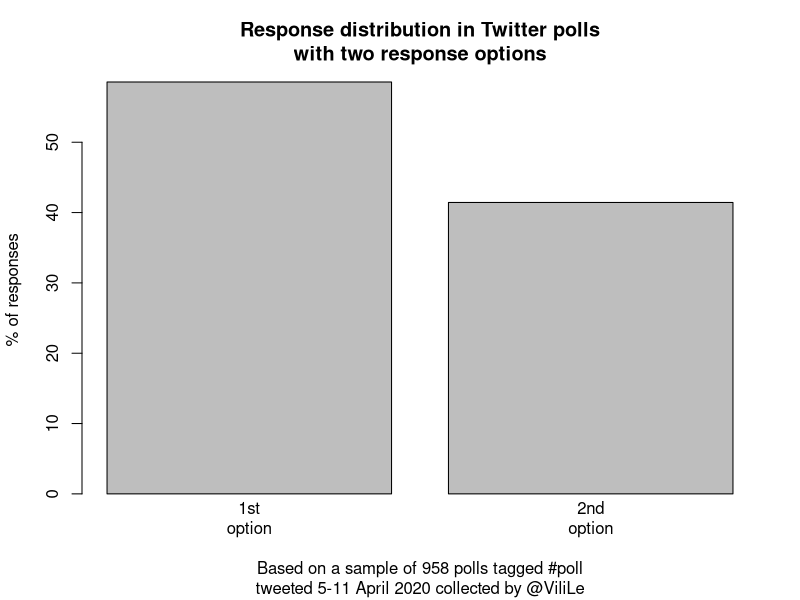
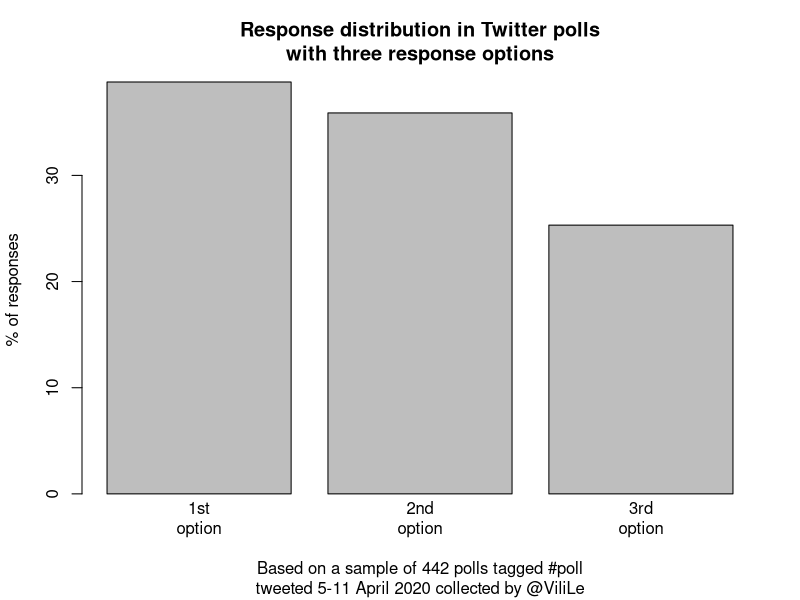
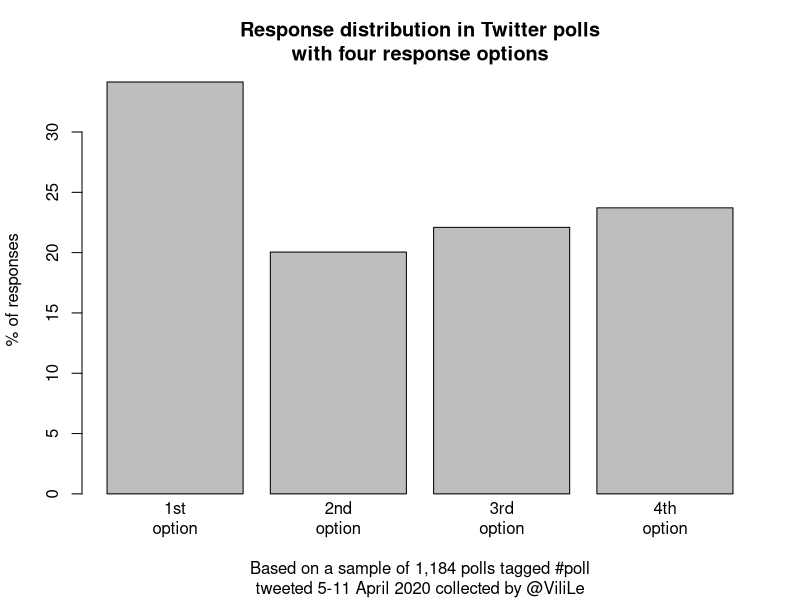

Write R code to recreate these figures, in order.
#Load data and remove any duplicates
polls = read.csv("polls.csv", sep=",", header = FALSE, col.names = c("access_time", "next_token", "poll_id", "options", "votes_1", "votes_2", "votes_3", "votes_4"))
polls = polls[!duplicated(polls$poll_id),]


#Calculate response probabilities for each distinct number of poll options
results = vector("list", 3)
for (i in 2:4) {
	totals = vector(length = i)
	for (j in 1:i) {
		totals[j] = sum(polls[polls$options == i, (4+j)])
	}
	probabilities = totals / sum(totals) * 100
	results[[i-1]] = probabilities
}

#Visualise the results
response_labels = c("1st\noption", "2nd\noption", "3rd\noption", "4th\noption")
for (result in results) {
	barplot(
		result,
		names.arg = response_labels[1:length(result)],
		main = paste("Response distribution in", "Twitter polls\nwith", c("two","three","four")[length(result)-1], "response options"),
		sub = paste("Based on a sample of", format(nrow(polls[polls$options == length(result),]), big.mark=","), "polls tagged #poll\ntweeted 5-11 April 2020 collected by @ViliLe"),
		ylab = "% of responses"
	)
}

